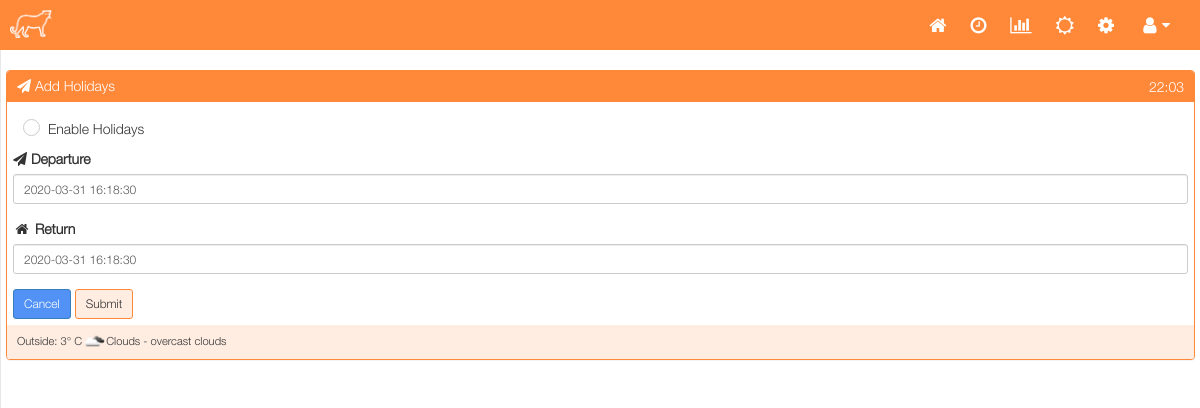
The app's page /holiday.php?id=1 (signed in) with its own data.
### tables this page shows
CREATE TABLE IF NOT EXISTS `holidays` (
  `id` int(11) NOT NULL AUTO_INCREMENT,
  `sync` tinyint(4) NOT NULL,
  `purge` tinyint(4) NOT NULL COMMENT 'Mark For Deletion',
  `status` tinyint(4),
  `start_date_time` datetime,
  `end_date_time` datetime,
  PRIMARY KEY (`id`)
);

CREATE TABLE IF NOT EXISTS `weather` (
  `id` int(11) NOT NULL AUTO_INCREMENT,
  `sync` tinyint(4) NOT NULL,
  `location` varchar(50),
  `c` tinyint(4),
  `wind_speed` varchar(50),
  `title` varchar(50),
  `description` varchar(50),
  `sunrise` varchar(50),
  `sunset` varchar(50),
  `img` varchar(50),
  `last_update` timestamp NOT NULL ON UPDATE current_timestamp() COMMENT 'Last weather update',
  PRIMARY KEY (`id`)
);

### languages/en.php (called while the page is built, shortened)
<?php
$lang['title'] = "MaxAir - Smart Thermostat";
$lang['copyright'] = "BrainMax 2020. All Rights Reserved";
$lang['home'] = "Home";
$lang['login'] = "Login";
$lang['sign_in'] = "Please Sign In";
$lang['build'] = "Build";
$lang['powerd_by'] = "Powered By: Linux";
$lang['wifi_connect'] = "Connect To WiFi";
$lang['set_reboot'] = "Set and Restart";
$lang['lang_en'] = "English";
$lang['lang_pt'] = "Portuguese";
$lang['lang_fr'] = "Français";
$lang['lang_ro'] = "Română";
$lang['lang_lv'] = "Latviešu";
$lang['lang_it'] = "Italiano";
$lang['lang_de'] = "German";
$lang['start_time'] = "Start Time";
$lang['end_time'] = "End Time";
$lang['close'] = "Close";
$lang['dedicated_to'] = "Dedicated to: Amur Leopard";
$lang['cancel'] = "Cancel";
$lang['submit'] = "Submit";
$lang['do_not_refresh'] = "Do Not refresh or click the Back button on your Browser.";
$lang['temperature'] = "Temperature";
$lang['temp'] = "Temp";
$lang['humid'] = "Humid";
$lang['hot_water'] = "Hot Water";
$lang['cpu'] = "CPU";
$lang['start'] = "Start";
$lang['yes'] = "Yes";
$lang['save'] = "Save";
$lang['min_temperature'] = "Minimum Temperature";
$lang['max_temperature'] = "Maximum Temperature";
$lang['sch_name'] = "Schedule Name";
$lang['days'] = "Days";
$lang['hours'] = "Hours";
$lang['minutes'] = "Minutes";
$lang['seconds'] = "Seconds";
$lang['sun'] = "Sun";
$lang['mon'] = "Mon";
$lang['tue'] = "Tue";
$lang['wed'] = "Wed";
$lang['thu'] = "Thu";
$lang['fri'] = "Fri";
$lang['sat'] = "Sat";
$lang['jan'] = "Jan";
$lang['feb'] = "Feb";
$lang['mar'] = "Mar";
$lang['apr'] = "Apr";
$lang['may'] = "May";
$lang['jun'] = "Jun";
$lang['jul'] = "Jul";
$lang['aug'] = "Aug";
$lang['sep'] = "Sep";
$lang['oct'] = "Oct";
$lang['nov'] = "Nov";
$lang['dec'] = "Dec";
$lang['user_accounts'] = "User Accounts";
$lang['user_pass_empty'] = "Username and Password is empty.";
$lang['fullname_empty'] = "Fullname is empty";
?>

### holiday.php (the view, shortened to what this page needs)
<?php
require_once(__DIR__.'/st_inc/connection.php');
require_once(__DIR__.'/st_inc/functions.php');
if(isset($_GET['id'])) {
	$id = $_GET['id'];
} else {
	$id = 0;
}
?>
<?php include("header.php"); ?>
<?php include_once("notice.php"); ?>
<?php if (!(isset($_POST['submit']))) { ?>
<?php if ($id != 0) {
	$query = "SELECT * FROM holidays WHERE id = {$id}";
	$results = $conn->query($query);
	$holidays_row = mysqli_fetch_assoc($results);
}
?>
<div id="page-wrapper">
	<br>
	<div class="row">
		<div class="col-lg-12">
			<div class="panel panel-primary">
				<div class="panel-heading">
					<i class="fa fa-paper-plane fa-1x"></i> <?php echo $lang['holidays_add']; ?>
					<div class="pull-right"> <div class="btn-group"><?php echo date("H:i"); ?></div> </div>
				</div>
				<div class="panel-body">
					<form data-toggle="validator" role="form" method="post" action="<?php $_SERVER['PHP_SELF'];?>" id="form-join">
						<div class="checkbox checkbox-default checkbox-circle">
						<label for="checkbox0"> <?php echo $lang['holidays_enable']; ?></label></div>
						<div class="form-group input-append date form_datetime" class="control-label"><label><i class="fa fa-paper-plane fa-1x"></i> <?php echo $lang['holidays_departure']; ?></label>
						<input class="form-control input-sm" type="text" id="start_date_time" name="start_date_time" value="<?php echo $holidays_row['start_date_time']; ?>" placeholder="Holiday Start Date & Time ">
						<div class="help-block with-errors"></div></div>
						<div class="form-group input-append date form_datetime" class="control-label"><label> <i class="fa fa-home fa-fw fa-1x"></i> <?php echo $lang['holidays_return']; ?></label>
						<input class="form-control input-sm" type="text" id="end_date_time" name="end_date_time" value="<?php echo $holidays_row['end_date_time']; ?>" placeholder="Holiday End Date & Time ">
						<div class="help-block with-errors"></div></div>
						<a href="holidays.php"><button type="button" class="btn btn-primary btn-sm" ><?php echo $lang['cancel']; ?></button></a>
						<input type="submit" name="submit" value="<?php echo $lang['submit']; ?>" class="btn btn-default btn-sm login">
					</form>
				</div>
				<div class="panel-footer">
					<?php
					ShowWeather($conn);
					?>
				</div>
			</div>
		</div>
	</div>
</div>
<?php } ?>
<?php include("footer.php"); ?>

### st_inc/functions.php (shortened to what this page needs)
<?php
function ShowWeather($conn)
{
    $query="select * from weather";
    $result = $conn->query($query);
    $weather = mysqli_fetch_array($result);
    $c_f = settings($conn, 'c_f');
    echo 'Outside: ' .DispTemp($conn,$weather['c']). '&deg;&nbsp;';
    if($c_f==1 || $c_f=='1')
        echo 'F';
    else
        echo 'C';
    $Img='images/' . $weather['img'] . '.png';
    if(file_exists($Img))
        echo '<span><img border="0" width="24" src="' . $Img . '" title="' . $weather['title'] . ' - ' . $weather['description'] . '"></span>';
    echo '<span>' . $weather['title'] . ' - ' . $weather['description'] . '</span>';
}
function settings($db, $svalue){
	$rValue = "";
	$query="SELECT * FROM system limit 1;";
	$result = $db->query($query);
	if ($row = mysqli_fetch_array($result))
    {
        if(isset($row[$svalue]))
            $rValue = $row[$svalue];
    }
	return $rValue;
}
function DispTemp($conn,$C)
{
    $c_f = settings($conn, 'c_f');
    return round($C,1);
}
?>

### css/sb-admin-2.css (style rules this page uses)
body { background-color: #f8f8f8; }
#page-wrapper { padding: 0 15px; min-height: 568px; background-color: #fff; }
@media (min-width:768px) { #page-wrapper { position: inherit; margin: 0 0 0 0px; padding: 0 30px; border-left: 1px solid #e7e7e7; } }
.checkbox { padding-left: 30px; }
.checkbox label { display: inline-block; vertical-align: middle; position: relative; padding-left: 5px; text-align: left; }
.checkbox label::before { content: ""; display: inline-block; position: absolute; width: 17px; height: 17px; left: 0; margin-left: -20px; border: 1px solid #cccccc; border-radius: 3px; background-color: #fff; -webkit-transition: border 0.15s ease-in-out, color 0.15s ease-in-out; -o-transition: border 0.15s ease-in-out, color 0.15s ease-in-out; transition: border 0.15s ease-in-out, color 0.15s ease-in-out; }
.checkbox label::after { display: inline-block; position: absolute; width: 16px; height: 16px; left: 0; top: 0; margin-left: -20px; padding-left: 3px; padding-top: 1px; font-size: 11px; color: #555555; }
.checkbox.checkbox-circle label::before { border-radius: 50%; }
body { font-family:"HelveticaNeue-Light",Helvetica,Arial,sans-serif; font-size:14px;line-height:1.42857143; color:#333; background-color:#fff }
.btn-default { color:#333;background-color:#fdf7f4;border-color:#ff8839 }
.panel-primary { border-color:#ff8839 }
.panel-primary>.panel-heading { color:#fff;background-color:#ff8839;border-color:#ff8839; font-family: "HelveticaNeue-Light",Helvetica,Arial,sans-serif; }
.panel-footer { padding:5px 10px;background-color:#ffede2;border-top:0px solid #ff8839;border-bottom-right-radius:3px;border-bottom-left-radius:3px; font-size: 80%; font-family: "HelveticaNeue-Light",Helvetica,Arial,sans-serif; }
.login { background-color:#ffede2 }
.panel-body { padding: 6px; }
#page-wrapper { padding: 0 10px; }

### records on screen
holidays: start_date_time "2020-03-31 16:18:30", end_date_time "2020-03-31 16:18:30"
weather: title "Clouds", description "overcast clouds"

### other values on screen
$lang['holidays_add'] "Add Holidays"
$lang['holidays_enable'] "Enable Holidays"
$lang['holidays_departure'] "Departure"
$lang['holidays_return'] "Return"
$lang['cancel'] "Cancel"
DispTemp($conn,$weather['c']) "3"
